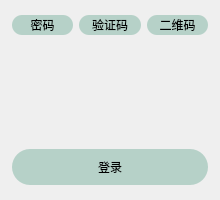
<?xml version="1.0" encoding="UTF-8"?>
<ui version="4.0">
 <class>NetLoginDialogClass</class>
 <widget class="QDialog" name="NetLoginDialogClass">
  <property name="geometry">
   <rect>
    <x>0</x>
    <y>0</y>
    <width>220</width>
    <height>200</height>
   </rect>
  </property>
  <property name="windowTitle">
   <string>NetLoginDialog</string>
  </property>
  <property name="styleSheet">
   <string notr="true">QPushButton {
	border-radius: 18px;
	border: none;
	background-color: #b6d1c8;
}

#widget_type QPushButton {
	border-radius: 10px;
	border: none;
	background-color: rgba(182, 209, 200, .6);
}

QLineEdit {
	border-radius: 18px;
	border: 3px solid #5c5c66;
	padding-left: 10px;
}</string>
  </property>
  <layout class="QHBoxLayout" name="horizontalLayout_3">
   <property name="spacing">
    <number>14</number>
   </property>
   <property name="leftMargin">
    <number>0</number>
   </property>
   <property name="topMargin">
    <number>0</number>
   </property>
   <property name="rightMargin">
    <number>0</number>
   </property>
   <property name="bottomMargin">
    <number>0</number>
   </property>
   <item>
    <spacer name="horizontalSpacer_2">
     <property name="orientation">
      <enum>Qt::Horizontal</enum>
     </property>
     <property name="sizeHint" stdset="0">
      <size>
       <width>0</width>
       <height>20</height>
      </size>
     </property>
    </spacer>
   </item>
   <item>
    <widget class="QWidget" name="widget" native="true">
     <property name="minimumSize">
      <size>
       <width>192</width>
       <height>0</height>
      </size>
     </property>
     <layout class="QVBoxLayout" name="verticalLayout">
      <property name="spacing">
       <number>14</number>
      </property>
      <property name="leftMargin">
       <number>0</number>
      </property>
      <property name="topMargin">
       <number>0</number>
      </property>
      <property name="rightMargin">
       <number>0</number>
      </property>
      <property name="bottomMargin">
       <number>0</number>
      </property>
      <item>
       <spacer name="verticalSpacer">
        <property name="orientation">
         <enum>Qt::Vertical</enum>
        </property>
        <property name="sizeHint" stdset="0">
         <size>
          <width>20</width>
          <height>40</height>
         </size>
        </property>
       </spacer>
      </item>
      <item>
       <widget class="QWidget" name="widget_type" native="true">
        <property name="minimumSize">
         <size>
          <width>0</width>
          <height>20</height>
         </size>
        </property>
        <property name="maximumSize">
         <size>
          <width>16777215</width>
          <height>20</height>
         </size>
        </property>
        <layout class="QHBoxLayout" name="horizontalLayout">
         <property name="leftMargin">
          <number>0</number>
         </property>
         <property name="topMargin">
          <number>0</number>
         </property>
         <property name="rightMargin">
          <number>0</number>
         </property>
         <property name="bottomMargin">
          <number>0</number>
         </property>
         <item>
          <widget class="QPushButton" name="btn_password">
           <property name="sizePolicy">
            <sizepolicy hsizetype="Preferred" vsizetype="Expanding">
             <horstretch>0</horstretch>
             <verstretch>0</verstretch>
            </sizepolicy>
           </property>
           <property name="minimumSize">
            <size>
             <width>0</width>
             <height>0</height>
            </size>
           </property>
           <property name="maximumSize">
            <size>
             <width>16777215</width>
             <height>16777215</height>
            </size>
           </property>
           <property name="text">
            <string>密码</string>
           </property>
          </widget>
         </item>
         <item>
          <widget class="QPushButton" name="btn_captcha">
           <property name="sizePolicy">
            <sizepolicy hsizetype="Preferred" vsizetype="Expanding">
             <horstretch>0</horstretch>
             <verstretch>0</verstretch>
            </sizepolicy>
           </property>
           <property name="minimumSize">
            <size>
             <width>0</width>
             <height>0</height>
            </size>
           </property>
           <property name="maximumSize">
            <size>
             <width>16777215</width>
             <height>16777215</height>
            </size>
           </property>
           <property name="text">
            <string>验证码</string>
           </property>
          </widget>
         </item>
         <item>
          <widget class="QPushButton" name="btn_qr">
           <property name="sizePolicy">
            <sizepolicy hsizetype="Preferred" vsizetype="Expanding">
             <horstretch>0</horstretch>
             <verstretch>0</verstretch>
            </sizepolicy>
           </property>
           <property name="minimumSize">
            <size>
             <width>0</width>
             <height>0</height>
            </size>
           </property>
           <property name="maximumSize">
            <size>
             <width>16777215</width>
             <height>16777215</height>
            </size>
           </property>
           <property name="text">
            <string>二维码</string>
           </property>
          </widget>
         </item>
        </layout>
       </widget>
      </item>
      <item>
       <widget class="QStackedWidget" name="stackedWidget">
        <property name="sizePolicy">
         <sizepolicy hsizetype="Preferred" vsizetype="Preferred">
          <horstretch>0</horstretch>
          <verstretch>0</verstretch>
         </sizepolicy>
        </property>
        <property name="maximumSize">
         <size>
          <width>16777215</width>
          <height>16777215</height>
         </size>
        </property>
        <property name="currentIndex">
         <number>2</number>
        </property>
        <widget class="QWidget" name="page">
         <layout class="QVBoxLayout" name="verticalLayout_2">
          <property name="spacing">
           <number>14</number>
          </property>
          <property name="leftMargin">
           <number>0</number>
          </property>
          <property name="topMargin">
           <number>0</number>
          </property>
          <property name="rightMargin">
           <number>0</number>
          </property>
          <property name="bottomMargin">
           <number>0</number>
          </property>
          <item>
           <widget class="QLineEdit" name="edit_phone_email">
            <property name="minimumSize">
             <size>
              <width>0</width>
              <height>36</height>
             </size>
            </property>
            <property name="maximumSize">
             <size>
              <width>16777215</width>
              <height>36</height>
             </size>
            </property>
            <property name="placeholderText">
             <string>手机号或邮箱</string>
            </property>
           </widget>
          </item>
          <item>
           <widget class="QLineEdit" name="edit_password">
            <property name="minimumSize">
             <size>
              <width>0</width>
              <height>36</height>
             </size>
            </property>
            <property name="maximumSize">
             <size>
              <width>16777215</width>
              <height>36</height>
             </size>
            </property>
            <property name="text">
             <string/>
            </property>
            <property name="echoMode">
             <enum>QLineEdit::Password</enum>
            </property>
            <property name="placeholderText">
             <string>密码</string>
            </property>
           </widget>
          </item>
          <item>
           <widget class="QPushButton" name="btn_login_password">
            <property name="minimumSize">
             <size>
              <width>0</width>
              <height>36</height>
             </size>
            </property>
            <property name="maximumSize">
             <size>
              <width>16777215</width>
              <height>36</height>
             </size>
            </property>
            <property name="text">
             <string>登录</string>
            </property>
           </widget>
          </item>
         </layout>
        </widget>
        <widget class="QWidget" name="page_2">
         <layout class="QVBoxLayout" name="verticalLayout_3">
          <property name="spacing">
           <number>14</number>
          </property>
          <property name="leftMargin">
           <number>0</number>
          </property>
          <property name="topMargin">
           <number>0</number>
          </property>
          <property name="rightMargin">
           <number>0</number>
          </property>
          <property name="bottomMargin">
           <number>0</number>
          </property>
          <item>
           <widget class="QLineEdit" name="edit_phone">
            <property name="minimumSize">
             <size>
              <width>0</width>
              <height>36</height>
             </size>
            </property>
            <property name="maximumSize">
             <size>
              <width>16777215</width>
              <height>36</height>
             </size>
            </property>
            <property name="placeholderText">
             <string>手机号</string>
            </property>
           </widget>
          </item>
          <item>
           <widget class="QLineEdit" name="edit_captcha">
            <property name="minimumSize">
             <size>
              <width>0</width>
              <height>36</height>
             </size>
            </property>
            <property name="maximumSize">
             <size>
              <width>16777215</width>
              <height>36</height>
             </size>
            </property>
            <property name="text">
             <string/>
            </property>
            <property name="echoMode">
             <enum>QLineEdit::Password</enum>
            </property>
            <property name="placeholderText">
             <string>验证码</string>
            </property>
           </widget>
          </item>
          <item>
           <layout class="QHBoxLayout" name="horizontalLayout_2">
            <item>
             <widget class="QPushButton" name="btn_send_captcha">
              <property name="minimumSize">
               <size>
                <width>90</width>
                <height>36</height>
               </size>
              </property>
              <property name="maximumSize">
               <size>
                <width>130</width>
                <height>36</height>
               </size>
              </property>
              <property name="text">
               <string>发送验证码</string>
              </property>
             </widget>
            </item>
            <item>
             <spacer name="horizontalSpacer">
              <property name="orientation">
               <enum>Qt::Horizontal</enum>
              </property>
              <property name="sizeHint" stdset="0">
               <size>
                <width>40</width>
                <height>20</height>
               </size>
              </property>
             </spacer>
            </item>
            <item>
             <widget class="QPushButton" name="btn_login_captcha">
              <property name="minimumSize">
               <size>
                <width>60</width>
                <height>36</height>
               </size>
              </property>
              <property name="maximumSize">
               <size>
                <width>60</width>
                <height>36</height>
               </size>
              </property>
              <property name="text">
               <string>登录</string>
              </property>
             </widget>
            </item>
           </layout>
          </item>
         </layout>
        </widget>
        <widget class="QWidget" name="page_3">
         <layout class="QVBoxLayout" name="verticalLayout_4">
          <property name="spacing">
           <number>14</number>
          </property>
          <property name="leftMargin">
           <number>0</number>
          </property>
          <property name="topMargin">
           <number>0</number>
          </property>
          <property name="rightMargin">
           <number>0</number>
          </property>
          <property name="bottomMargin">
           <number>0</number>
          </property>
          <item>
           <widget class="QLabel" name="label_qr">
            <property name="text">
             <string/>
            </property>
           </widget>
          </item>
          <item>
           <widget class="QPushButton" name="btn_login_qr">
            <property name="minimumSize">
             <size>
              <width>0</width>
              <height>36</height>
             </size>
            </property>
            <property name="maximumSize">
             <size>
              <width>16777215</width>
              <height>36</height>
             </size>
            </property>
            <property name="text">
             <string>登录</string>
            </property>
           </widget>
          </item>
         </layout>
        </widget>
       </widget>
      </item>
      <item>
       <spacer name="verticalSpacer_2">
        <property name="orientation">
         <enum>Qt::Vertical</enum>
        </property>
        <property name="sizeHint" stdset="0">
         <size>
          <width>20</width>
          <height>40</height>
         </size>
        </property>
       </spacer>
      </item>
     </layout>
    </widget>
   </item>
   <item>
    <spacer name="horizontalSpacer_3">
     <property name="orientation">
      <enum>Qt::Horizontal</enum>
     </property>
     <property name="sizeHint" stdset="0">
      <size>
       <width>0</width>
       <height>20</height>
      </size>
     </property>
    </spacer>
   </item>
  </layout>
 </widget>
 <layoutdefault spacing="6" margin="11"/>
 <resources/>
 <connections/>
</ui>
